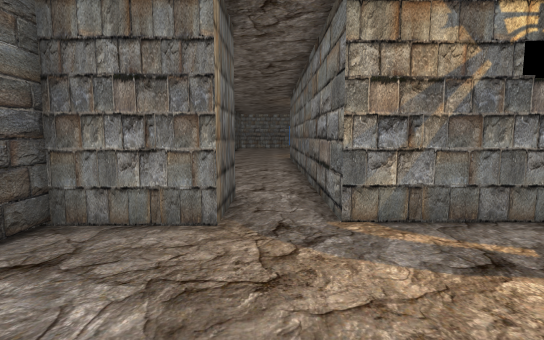
[1] (above)

15 first-person views from a walk through a 3-D level made in the Unity game engine. The camera is 1.4 m above the floor, tilts 6° down and sees 80° across. The floor is counted in squares, 1 m on a side. Each view is taken from the middle of a square. On the plan, view 1 faces up. The plan holds only what a view shows up to about 15 squares ahead; the rest is blank. The place goes on beyond the plan. The player character is not drawn. Door leaves are left out, so doorways stand open. Some surface patterns are stand-ins.

[2]
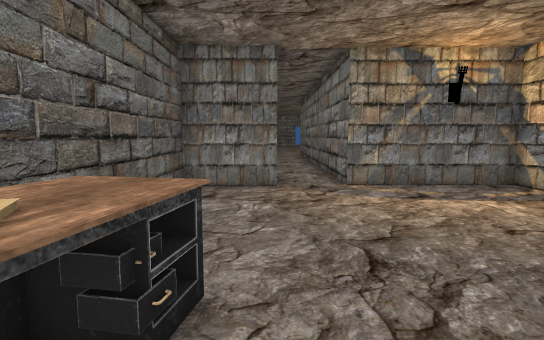

[3]
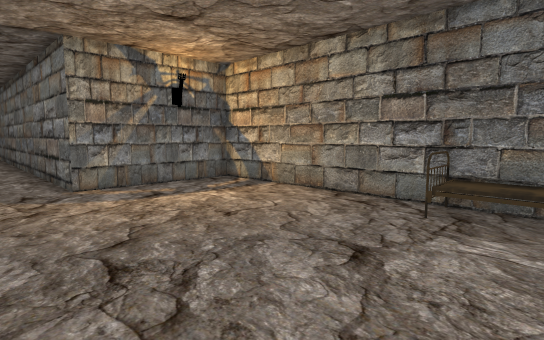

[4]
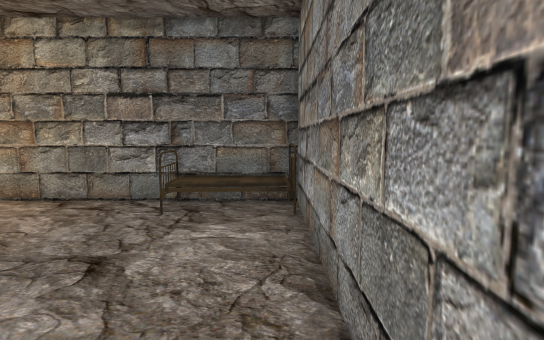

[5]
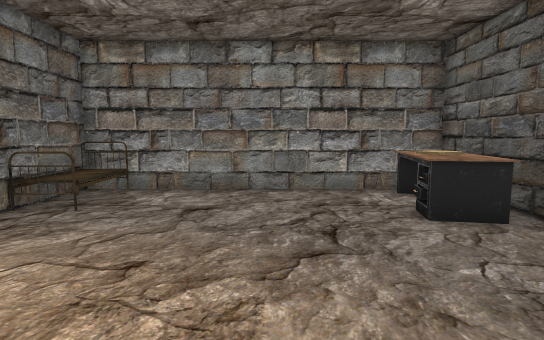

[6]
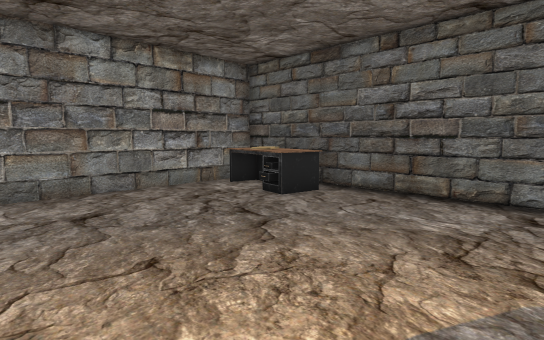

[7]
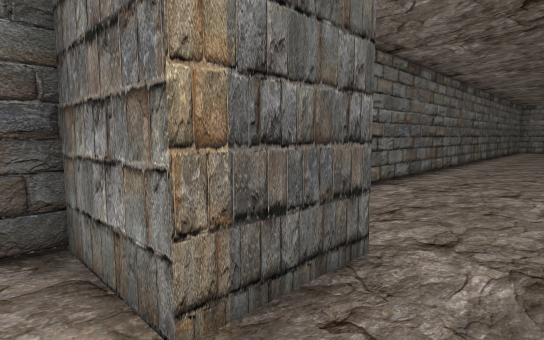

[8]
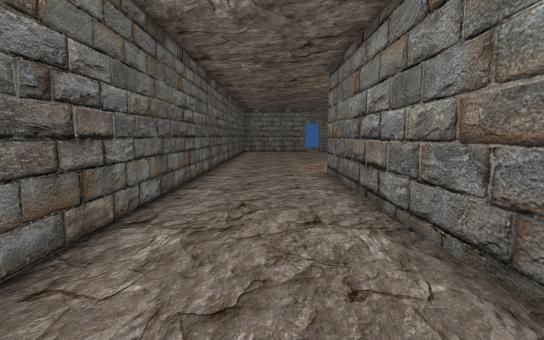

[9]
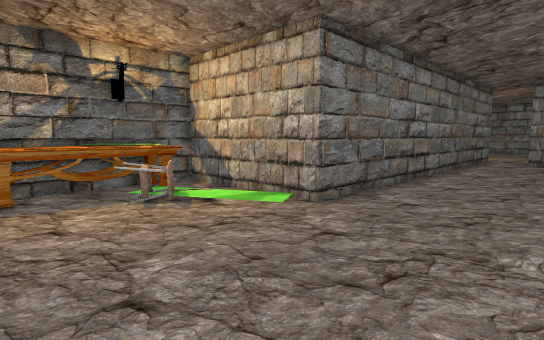

[10]
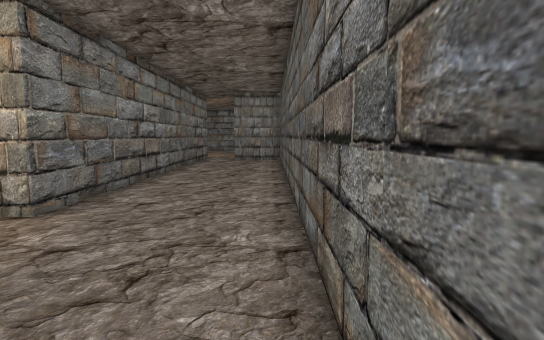

[11]
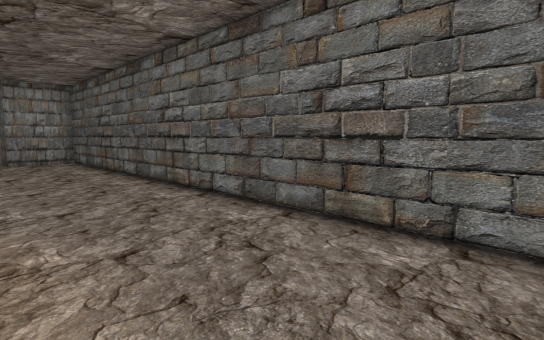

[12]
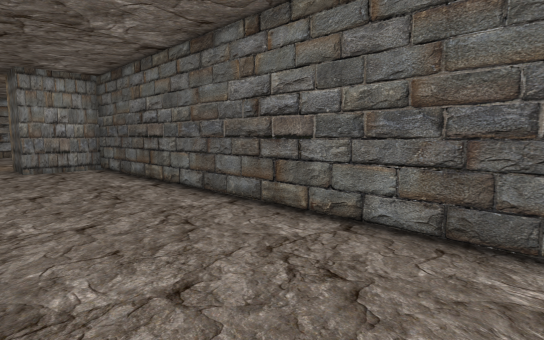

[13]
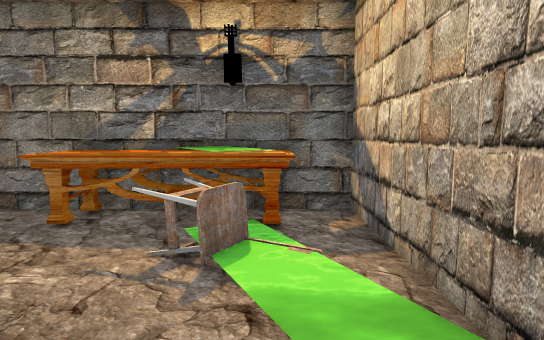

[14]
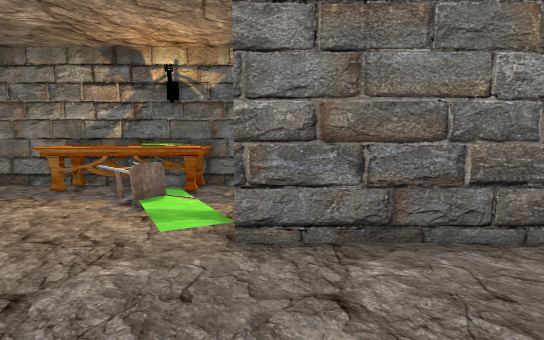

[15]
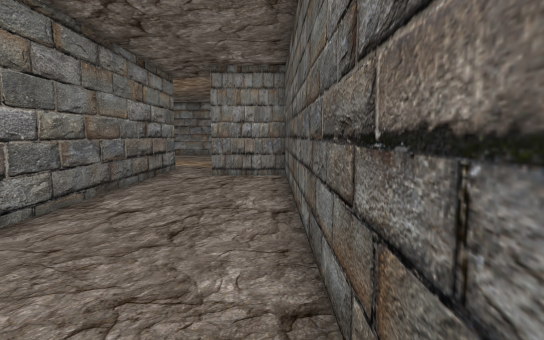

### Floor plan
Points are (right, up) in squares from view 1. A wall is a line through its corners. A room is listed if a view was taken in it or the views show most of it. See-through windows are left out.
Room 1 (views 1, 2, 3, 4, 5, 6, 7)
walls: (-0.9, 5) (-3.5, 5) (-3.5, -4.5) (5.9, -4.5) (5.9, 5.2) (1.1, 5.2)
ways out: open door at (0, 5) to room 2
objects: desk (-3, -4) to (-2, -4); other object (-3, -3) to (-2, -2); desk (-3, -2) to (-2, -1); bed (5, -4) to (5, -2)
Room 2 (views 8, 9, 10, 11, 12, 13, 14, 15)
walls: (-3.5, 25.8) (-3.5, 7.5) (-0.9, 7.5) (-0.9, 5); (6.1, 25.4) (6.1, 26.5); (1.1, 5.2) (1.1, 20.5) (6.1, 20.5) (6.1, 23.6)
ways out: open door at (0, 5) to room 1
objects: chair (4, 23); table (5, 22) to (6, 25)

Positions as (right, up) in squares from view 1, and headings:
1: (0, 0), facing up
2: (-1, -4), facing up
3: (-1, -4), facing up-right
4: (-1, -4), facing right
5: (1, 4), facing down
6: (4, 4), facing down-left
7: (1, 4), facing up-left
8: (-1, 8), facing up
9: (-3, 26), facing down-right
10: (-3, 26), facing down
11: (1, 26), facing down-left
12: (1, 22), facing down-left
13: (0, 22), facing right
14: (-3, 20), facing right
15: (-3, 19), facing down
